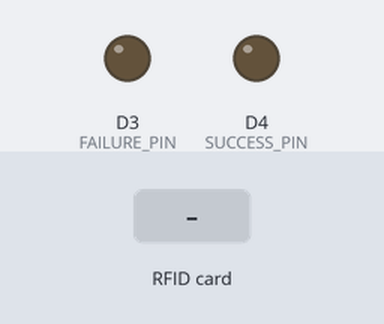
Bench run of a sketch on a simulated ESP8266 (NodeMCU). On the bench: output pins drawn as LEDs (lit = HIGH). Inputs (shaded band) come from the test bench. WiFi joins after 1.5 s; servers stay silent unless stated; uploads are accepted with an empty reply; what the sketch prints to the serial monitor is not drawn.

Above: at 2.7 s.
2.8 s: RFID card 5E 7A 19 C4 held to the reader
At 3.8 s:
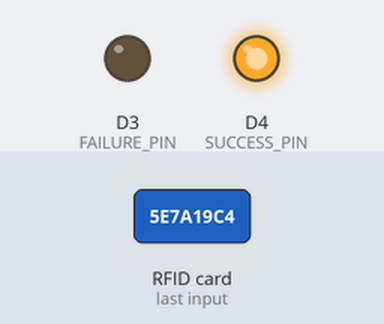
Timing chart, 0 to 5.8 s (numbered marks = the images above; inputs shaded):
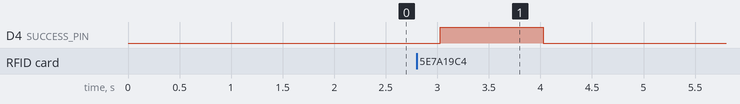

Measured:
- after the input at 2.8 s, D4 (SUCCESS_PIN): LOW → HIGH after 0.23 s, → LOW 1.0 s later

The sketch:

Main_NodeMCU_Code.ino
```cpp
#include <SPI.h>
#include <MFRC522.h>
#include <ESP8266WiFi.h>      // Include the Wi-Fi library
#include <ESP8266HTTPClient.h> // Include the HTTP client library
// #include <WiFiClientSecure.h> // REMOVED - Using standard HTTP now

// === WIFI Configuration (REQUIRED) ===
const char* ssid = "SSID";     // Replace with your WiFi network name
const char* password = "PASS"; // Replace with your WiFi password
// UPDATED to use HTTP instead of HTTPS
const char* serverUrl = "http://10.0.3.1:8000/entry";

// === Pin Definitions for NodeMCU (ESP8266) ===
#define SS_PIN D2 // NodeMCU D8 (GPIO15) connects to SDA (SS) on MFRC522
#define RST_PIN D1 // NodeMCU D3 (GPIO0) connects to RST on MFRC522

// === Status LED Pins (Using D4 and D1 to avoid conflict with MFRC522 RST pin D3) ===
#define SUCCESS_PIN D4 // D4 (GPIO2): HIGH for HTTP 201 (Success)
#define FAILURE_PIN D3 // D1 (GPIO5): HIGH for Other HTTP Status or Request Failure

MFRC522 mfrc522(SS_PIN, RST_PIN);  // Create MFRC522 instance
MFRC522::MIFARE_Key key;

// ==========================================================
// TARGET ADDRESSES
// ==========================================================

// Sector 0
const byte sector = 0;
const byte blockAddr1 = 1; // Absolute block address for the first data block in Sector 0
const byte blockAddr2 = 2; // Absolute block address for the second data block in Sector 0

// Buffer to store the read data
byte readBuffer1[18]; // 16 bytes data + 2 bytes CRC
byte readBuffer2[18];

// Size of the data block (16 bytes)
byte bufferSize = 18;
byte dataSize = 16;

// === Helper Function Prototypes ===
String GetErrorMessage(MFRC522::StatusCode code);
void readAndPostSectorData(byte sectorNum, byte addr1, byte addr2);


// === Error Message Helper Function ===
// This function helps translate MFRC522 status codes into readable messages.
String GetErrorMessage(MFRC522::StatusCode code) {
  switch (code) {
    case MFRC522::STATUS_OK:             return F("Success.");
    case MFRC522::STATUS_ERROR:          return F("Error in communication.");
    case MFRC522::STATUS_COLLISION:      return F("Collision detected.");
    case MFRC522::STATUS_TIMEOUT:        return F("Timeout occurred.");
    case MFRC522::STATUS_NO_ROOM:        return F("A buffer is not big enough.");
    case MFRC522::STATUS_INTERNAL_ERROR: return F("Internal error in the code.");
    case MFRC522::STATUS_INVALID:        return F("Invalid argument.");
    case MFRC522::STATUS_CRC_WRONG:      return F("The CRC_A does not match.");
    case MFRC522::STATUS_MIFARE_NACK:    return F("A NAK has been received.");
    default:                             return F("Unknown error.");
  }
}

void setup() {
  Serial.begin(115200);
  SPI.begin();        // Init SPI bus
  mfrc522.PCD_Init(); // Init MFRC522

  // Initialize LED pins
  pinMode(SUCCESS_PIN, OUTPUT);
  pinMode(FAILURE_PIN, OUTPUT);

  // Ensure LEDs start off
  digitalWrite(SUCCESS_PIN, LOW);
  digitalWrite(FAILURE_PIN, LOW);

  Serial.println("MFRC522 RFID Card Reader & HTTP Poster ready.");

  // Prepare Key A (default key for demonstration)
  for (byte i = 0; i < 6; i++) {
    key.keyByte[i] = 0xFF; // Default key is six bytes of 0xFF
  }

  // === Connect to Wi-Fi ===
  Serial.print("Connecting to WiFi: ");
  Serial.println(ssid);
  WiFi.begin(ssid, password);

  int attempts = 0;
  while (WiFi.status() != WL_CONNECTED && attempts < 20) {
    delay(500);
    Serial.print(".");
    attempts++;
  }

  if (WiFi.status() == WL_CONNECTED) {
    Serial.println("\nWiFi connected.");
    Serial.print("IP address: ");
    Serial.println(WiFi.localIP());
  } else {
    Serial.println("\nFailed to connect to WiFi. Check credentials.");
  }
}

void loop() {
  // Look for new cards
  if ( ! mfrc522.PICC_IsNewCardPresent()) {
    return;
  }

  // Select one of the cards
  if ( ! mfrc522.PICC_ReadCardSerial()) {
    return;
  }

  Serial.print("\nCard detected. UID:");
  for (byte i = 0; i < mfrc522.uid.size; i++) {
    Serial.print(mfrc522.uid.uidByte[i] < 0x10 ? " 0" : " ");
    Serial.print(mfrc522.uid.uidByte[i], HEX);
  }
  Serial.println();

  // Perform the read and post operation
  readAndPostSectorData(sector, blockAddr1, blockAddr2);

  // Halt PICC and go into power down
  mfrc522.PICC_HaltA();
  // Stop encryption on the Pcd
  mfrc522.PCD_StopCrypto1();

  delay(3000); // Wait 3 seconds before checking for another card
}

/**
 * Reads data from two blocks in a sector, formats it, and sends it via HTTP POST.
 * Also controls D4 (Success) and D1 (Failure) pins based on HTTP response code.
 */
/**
 * Reads data from two blocks in a sector, formats it, and sends it via HTTP POST.
 * Also controls D4 (Success) and D1 (Failure) pins based on HTTP response code.
 */
/**
 * Reads data from two blocks in a sector, formats it, and sends it via HTTP POST.
 * Also controls D4 (Success) and D1 (Failure) pins based on HTTP response code.
 */
void readAndPostSectorData(byte sectorNum, byte addr1, byte addr2) {
  // Turn off previous indicators
  digitalWrite(SUCCESS_PIN, LOW);
  digitalWrite(FAILURE_PIN, LOW);

  if (WiFi.status() != WL_CONNECTED) {
    Serial.println("Skipping POST: WiFi is not connected. Setting D1 HIGH.");
    digitalWrite(FAILURE_PIN, HIGH);
    delay(1000);
    digitalWrite(FAILURE_PIN, LOW);
    return;
  }

  MFRC522::StatusCode status;

  // ===================================================
  // 1. Authenticate with the Sector Trailer (Key A)
  // ===================================================
  byte trailerAddr = (sectorNum * 4) + 3;

  Serial.print("Authenticating Sector "); Serial.print(sectorNum);
  Serial.print(" (Trailer Block "); Serial.print(trailerAddr); Serial.println(")...");

  status = mfrc522.PCD_Authenticate(MFRC522::PICC_CMD_MF_AUTH_KEY_A, trailerAddr, &key, &(mfrc522.uid));

  if (status != MFRC522::STATUS_OK) {
    Serial.print("Authentication failed: ");
    digitalWrite(FAILURE_PIN, HIGH); delay(1000); digitalWrite(FAILURE_PIN, LOW);
    Serial.println(GetErrorMessage(status));
    return;
  }
  Serial.println("Authentication successful.");

  // ===================================================
  // 2. Read Data Block 1 (Name)
  // ===================================================
  byte count = bufferSize;
  status = mfrc522.MIFARE_Read(addr1, readBuffer1, &count);

  if (status != MFRC522::STATUS_OK) {
    Serial.print("Reading Block "); Serial.print(addr1);
    Serial.print(" failed: "); Serial.println(GetErrorMessage(status));
    digitalWrite(FAILURE_PIN, HIGH); delay(1000); digitalWrite(FAILURE_PIN, LOW);
    return;
  }

  // ===================================================
  // 3. Read Data Block 2 (Decimal ID)
  // ===================================================
  count = bufferSize;
  status = mfrc522.MIFARE_Read(addr2, readBuffer2, &count);

  if (status != MFRC522::STATUS_OK) {
    Serial.print("Reading Block "); Serial.print(addr2);
    Serial.print(" failed: "); Serial.println(GetErrorMessage(status));
    digitalWrite(FAILURE_PIN, HIGH); delay(1000); digitalWrite(FAILURE_PIN, LOW);
    return;
  }

  Serial.println("Data read successfully.");

  // ===================================================
  // 4. Format Data and Send HTTP POST Request
  // ===================================================

  // --- Convert Block 1 (Name) ---
  String rfidName = "";
  for (byte i = 0; i < dataSize; i++) {
      // Assuming Block 1 is ASCII text. Stop at null terminator.
      if (readBuffer1[i] == 0) break;
      if (readBuffer1[i] >= 32 && readBuffer1[i] <= 126) {
          rfidName += (char)readBuffer1[i];
      }
  }
  rfidName.trim();

  // --- FIX START: Convert Block 2 (ID) as ASCII Text ---
  String rfidDecimalId = "";
  for (byte i = 0; i < dataSize; i++) {
      // Stop reading if we hit a null byte (0x00)
      if (readBuffer2[i] == 0) break;

      // Only add valid printable characters (e.g., '0'-'9' are 48-57)
      if (readBuffer2[i] >= 32 && readBuffer2[i] <= 126) {
          // Cast the byte to (char) to treat 50 as '2', 51 as '3', etc.
          rfidDecimalId += (char)readBuffer2[i];
      }
  }
  rfidDecimalId.trim(); // Remove any extra spaces
  // --- FIX END ---

  // Construct JSON body
  String jsonPayload = "{\"name\": \"";
  jsonPayload += rfidName;
  jsonPayload += "\", \"id\": \"";
  jsonPayload += rfidDecimalId;
  jsonPayload += "\"}";

  Serial.print("JSON Payload: ");
  Serial.println(jsonPayload);

  // Initialize HTTP client
  HTTPClient http;
  WiFiClient client;

  http.begin(client, serverUrl);
  http.setTimeout(15000);
  http.addHeader("Content-Type", "application/json");

  Serial.print("Sending POST request to: ");
  Serial.println(serverUrl);

  // Send the request
  int httpResponseCode = http.POST(jsonPayload);

  // === 5. Check Status Code and Control Pins ===
  if (httpResponseCode > 0) {
    Serial.print("HTTP Response code: ");
    Serial.println(httpResponseCode);
    String response = http.getString();
    Serial.print("Server Response: ");
    Serial.println(response);

    // Control pins based on status code
    if (httpResponseCode == 201 || httpResponseCode == 200) {
        digitalWrite(FAILURE_PIN, LOW);
        digitalWrite(SUCCESS_PIN, HIGH); // D4 HIGH for Success
        Serial.print("-> Success. Setting D4 HIGH.");
    } else {
        digitalWrite(SUCCESS_PIN, LOW);
        digitalWrite(FAILURE_PIN, HIGH); // D3 HIGH for Other Status
        Serial.print("-> Non-success response. Setting D3 HIGH.");
    }
  } else {
    Serial.print("HTTP Request failed, error: ");
    Serial.println(httpResponseCode);

    // Indicate general failure
    digitalWrite(SUCCESS_PIN, LOW);
    digitalWrite(FAILURE_PIN, HIGH);
    Serial.println("-> Request failed. Setting D3 HIGH.");
  }

  // Keep LED on briefly
  delay(1000);

  // Turn off LEDs
  digitalWrite(SUCCESS_PIN, LOW);
  digitalWrite(FAILURE_PIN, LOW);

  // Free resources
  http.end();
  mfrc522.PCD_StopCrypto1();
}
```
